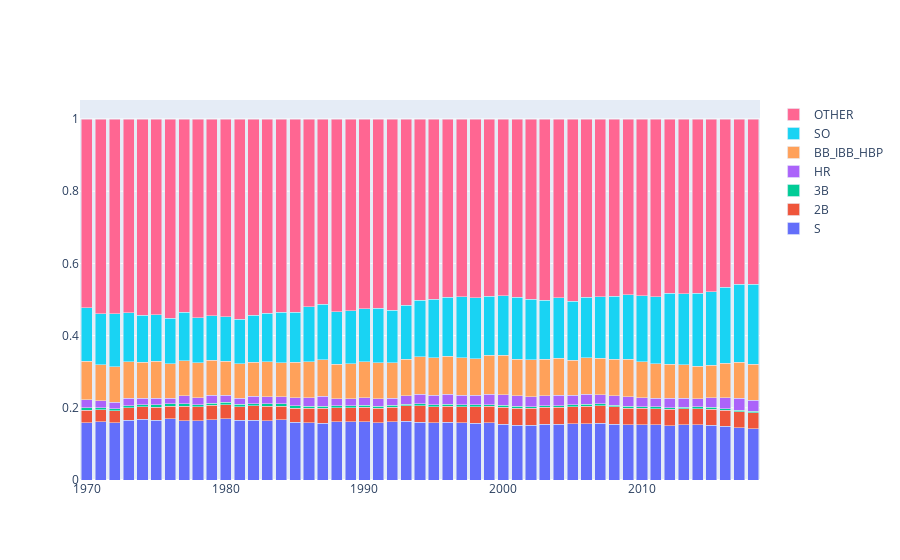

Notebook source saved alongside this figure:
### Code cell
fig = go.Figure(data=[
    go.Bar(name='S', x=batting_groups_df['yearID'], y=batting_groups_df['S_PERC']),
    go.Bar(name='2B', x=batting_groups_df['yearID'], y=batting_groups_df['2B_PERC']),
    go.Bar(name='3B', x=batting_groups_df['yearID'], y=batting_groups_df['3B_PERC']),
    go.Bar(name='HR', x=batting_groups_df['yearID'], y=batting_groups_df['HR_PERC']),
    go.Bar(name='BB_IBB_HBP', x=batting_groups_df['yearID'], y=batting_groups_df['BB_IBB_HBP_PERC']),
    go.Bar(name='SO', x=batting_groups_df['yearID'], y=batting_groups_df['SO_PERC']),
    go.Bar(name='OTHER', x=batting_groups_df['yearID'], y=batting_groups_df['OTHER_PERC'])
])
fig.update_layout(barmode='stack')
fig.show()
